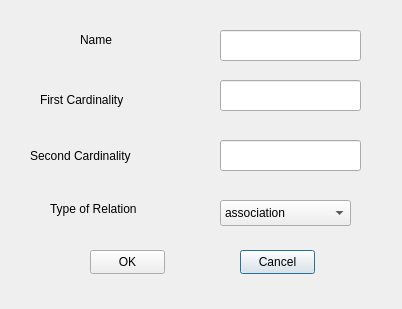
<?xml version="1.0" encoding="UTF-8"?>
<ui version="4.0">
 <class>ChangeRelationDialog</class>
 <widget class="QDialog" name="ChangeRelationDialog">
  <property name="geometry">
   <rect>
    <x>0</x>
    <y>0</y>
    <width>402</width>
    <height>309</height>
   </rect>
  </property>
  <property name="windowTitle">
   <string>Change Relation</string>
  </property>
  <widget class="QLineEdit" name="lineEdit_2">
   <property name="geometry">
    <rect>
     <x>220</x>
     <y>80</y>
     <width>141</width>
     <height>31</height>
    </rect>
   </property>
  </widget>
  <widget class="QLabel" name="label_6">
   <property name="geometry">
    <rect>
     <x>30</x>
     <y>140</y>
     <width>151</width>
     <height>31</height>
    </rect>
   </property>
   <property name="text">
    <string>Second Cardinality</string>
   </property>
  </widget>
  <widget class="QLabel" name="label_4">
   <property name="geometry">
    <rect>
     <x>80</x>
     <y>30</y>
     <width>131</width>
     <height>20</height>
    </rect>
   </property>
   <property name="text">
    <string>Name</string>
   </property>
  </widget>
  <widget class="QLineEdit" name="lineEdit_3">
   <property name="geometry">
    <rect>
     <x>220</x>
     <y>140</y>
     <width>141</width>
     <height>31</height>
    </rect>
   </property>
  </widget>
  <widget class="QLabel" name="label_5">
   <property name="geometry">
    <rect>
     <x>40</x>
     <y>90</y>
     <width>131</width>
     <height>20</height>
    </rect>
   </property>
   <property name="text">
    <string>First Cardinality</string>
   </property>
  </widget>
  <widget class="QLineEdit" name="lineEdit">
   <property name="geometry">
    <rect>
     <x>220</x>
     <y>30</y>
     <width>141</width>
     <height>31</height>
    </rect>
   </property>
   <property name="text">
    <string/>
   </property>
  </widget>
  <widget class="QPushButton" name="btnCancel">
   <property name="geometry">
    <rect>
     <x>240</x>
     <y>250</y>
     <width>75</width>
     <height>24</height>
    </rect>
   </property>
   <property name="text">
    <string>Cancel</string>
   </property>
  </widget>
  <widget class="QLabel" name="label_3">
   <property name="geometry">
    <rect>
     <x>50</x>
     <y>200</y>
     <width>161</width>
     <height>18</height>
    </rect>
   </property>
   <property name="text">
    <string>Type of Relation</string>
   </property>
  </widget>
  <widget class="QPushButton" name="btnOK">
   <property name="geometry">
    <rect>
     <x>90</x>
     <y>250</y>
     <width>75</width>
     <height>24</height>
    </rect>
   </property>
   <property name="text">
    <string>OK</string>
   </property>
  </widget>
  <widget class="QComboBox" name="comboBox">
   <property name="geometry">
    <rect>
     <x>220</x>
     <y>200</y>
     <width>131</width>
     <height>26</height>
    </rect>
   </property>
   <item>
    <property name="text">
     <string>association</string>
    </property>
   </item>
   <item>
    <property name="text">
     <string>aggregation</string>
    </property>
   </item>
   <item>
    <property name="text">
     <string>composition</string>
    </property>
   </item>
   <item>
    <property name="text">
     <string>generalization</string>
    </property>
   </item>
  </widget>
 </widget>
 <resources/>
 <connections/>
</ui>
